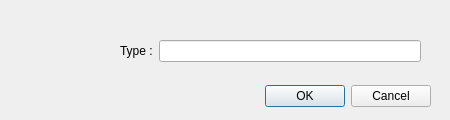
<?xml version="1.0" encoding="UTF-8"?>
<ui version="4.0">
 <class>Dialog_AddType</class>
 <widget class="QDialog" name="Dialog_AddType">
  <property name="geometry">
   <rect>
    <x>0</x>
    <y>0</y>
    <width>450</width>
    <height>120</height>
   </rect>
  </property>
  <property name="minimumSize">
   <size>
    <width>450</width>
    <height>120</height>
   </size>
  </property>
  <property name="maximumSize">
   <size>
    <width>450</width>
    <height>120</height>
   </size>
  </property>
  <property name="windowTitle">
   <string>Ajouter un type</string>
  </property>
  <widget class="QDialogButtonBox" name="buttonBox">
   <property name="geometry">
    <rect>
     <x>90</x>
     <y>80</y>
     <width>341</width>
     <height>32</height>
    </rect>
   </property>
   <property name="orientation">
    <enum>Qt::Horizontal</enum>
   </property>
   <property name="standardButtons">
    <set>QDialogButtonBox::Cancel|QDialogButtonBox::Ok</set>
   </property>
  </widget>
  <widget class="QWidget" name="formLayoutWidget">
   <property name="geometry">
    <rect>
     <x>120</x>
     <y>40</y>
     <width>301</width>
     <height>31</height>
    </rect>
   </property>
   <layout class="QFormLayout" name="formLayout">
    <property name="fieldGrowthPolicy">
     <enum>QFormLayout::ExpandingFieldsGrow</enum>
    </property>
    <property name="labelAlignment">
     <set>Qt::AlignLeading|Qt::AlignLeft|Qt::AlignVCenter</set>
    </property>
    <item row="0" column="0">
     <widget class="QLabel" name="label">
      <property name="text">
       <string>Type :</string>
      </property>
     </widget>
    </item>
    <item row="0" column="1">
     <widget class="QLineEdit" name="lineEditType"/>
    </item>
   </layout>
  </widget>
  <widget class="QLabel" name="label_2">
   <property name="geometry">
    <rect>
     <x>30</x>
     <y>20</y>
     <width>71</width>
     <height>71</height>
    </rect>
   </property>
   <property name="text">
    <string/>
   </property>
   <property name="pixmap">
    <pixmap resource="../../../Travaux en cours/Monnaies Database/resources.qrc">:/resources/img/resources/img/New.png</pixmap>
   </property>
   <property name="scaledContents">
    <bool>true</bool>
   </property>
  </widget>
 </widget>
 <resources>
  <include location="../../../Travaux en cours/Monnaies Database/resources.qrc"/>
  <include location="resources.qrc"/>
 </resources>
 <connections>
  <connection>
   <sender>buttonBox</sender>
   <signal>accepted()</signal>
   <receiver>Dialog_AddType</receiver>
   <slot>accept()</slot>
   <hints>
    <hint type="sourcelabel">
     <x>248</x>
     <y>254</y>
    </hint>
    <hint type="destinationlabel">
     <x>157</x>
     <y>274</y>
    </hint>
   </hints>
  </connection>
  <connection>
   <sender>buttonBox</sender>
   <signal>rejected()</signal>
   <receiver>Dialog_AddType</receiver>
   <slot>reject()</slot>
   <hints>
    <hint type="sourcelabel">
     <x>316</x>
     <y>260</y>
    </hint>
    <hint type="destinationlabel">
     <x>286</x>
     <y>274</y>
    </hint>
   </hints>
  </connection>
 </connections>
</ui>
